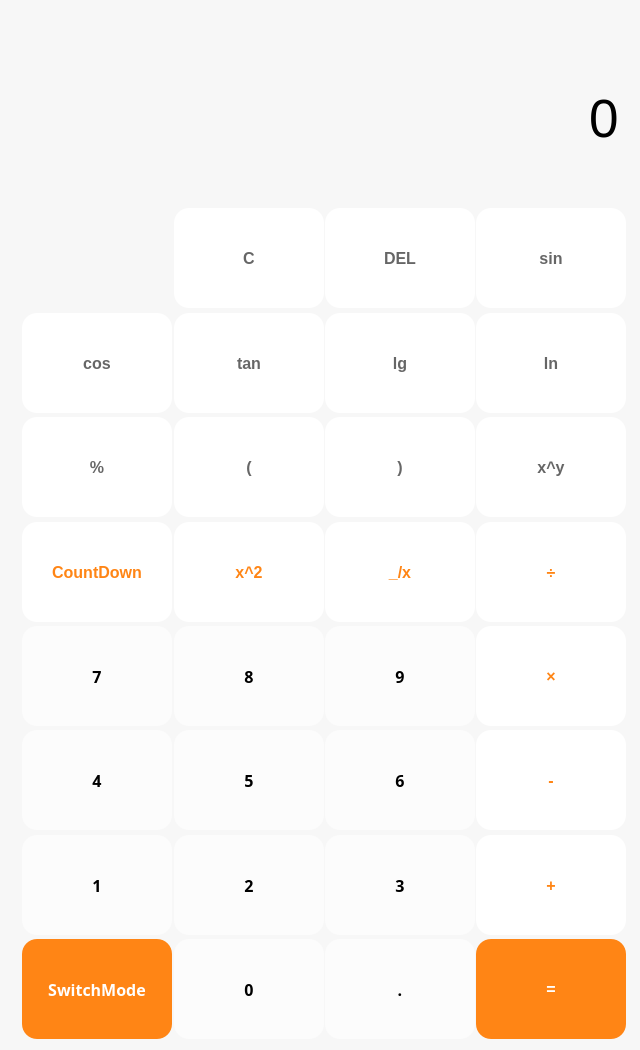
<?xml version="1.0" encoding="UTF-8"?>
<ui version="4.0">
 <class>CalculatorClass</class>
 <widget class="QWidget" name="CalculatorClass">
  <property name="geometry">
   <rect>
    <x>0</x>
    <y>0</y>
    <width>640</width>
    <height>1050</height>
   </rect>
  </property>
  <property name="minimumSize">
   <size>
    <width>640</width>
    <height>1050</height>
   </size>
  </property>
  <property name="maximumSize">
   <size>
    <width>640</width>
    <height>1050</height>
   </size>
  </property>
  <property name="windowTitle">
   <string>Calculator</string>
  </property>
  <property name="styleSheet">
   <string notr="true">*
{
border:none;
background-color:rgb(247,247,247)
}
QPushButton
{
  background-color:rgb(255, 255, 255)
}
QPushButton:hover
{
 border:1px solid rgb(193,193,193,193);
 background-color:rgb(221, 223, 221)
}

QPushButton#btn_num0,#btn_num1,#btn_num2,#btn_num3,#btn_num4,#btn_num5,#btn_num6,#btn_num7,#btn_num8,#btn_num9,#btn_numDot,#btn_signAdd_Minus
{
 font:bold 12pt '微软雅黑';
 background-color:rgb(252, 252, 252)
}
QPushButton#btn_num0:hover,#btn_num1:hover,#btn_num2:hover,#btn_num3:hover,#btn_num4:hover,#btn_num5:hover,#btn_num6:hover,#btn_num7:hover,#btn_num8:hover,#btn_num9:hover,#btn_numDot:hover,#btn_signAdd_Minus:hover
{
 border:1px solid rgb(193,193,193,193);
 background-color:rgb(221, 223, 221)
}

</string>
  </property>
  <widget class="QWidget" name="layoutWidget">
   <property name="geometry">
    <rect>
     <x>11</x>
     <y>197</y>
     <width>621</width>
     <height>851</height>
    </rect>
   </property>
   <property name="font">
    <font>
     <family>Microsoft YaHei UI</family>
     <pointsize>12</pointsize>
     <weight>75</weight>
     <bold>true</bold>
    </font>
   </property>
   <property name="styleSheet">
    <string notr="true">border-radius:15px</string>
   </property>
   <layout class="QGridLayout" name="gridLayout">
    <item row="0" column="1">
     <widget class="QPushButton" name="btn_signCE_3">
      <property name="minimumSize">
       <size>
        <width>150</width>
        <height>100</height>
       </size>
      </property>
      <property name="maximumSize">
       <size>
        <width>150</width>
        <height>100</height>
       </size>
      </property>
      <property name="font">
       <font>
        <family>Microsoft YaHei UI</family>
        <pointsize>12</pointsize>
        <weight>75</weight>
        <bold>true</bold>
       </font>
      </property>
      <property name="styleSheet">
       <string notr="true">border-radius:15px;color:rgb(102,102,102)</string>
      </property>
      <property name="text">
       <string>C</string>
      </property>
     </widget>
    </item>
    <item row="0" column="2">
     <widget class="QPushButton" name="btn_signC_3">
      <property name="minimumSize">
       <size>
        <width>150</width>
        <height>100</height>
       </size>
      </property>
      <property name="maximumSize">
       <size>
        <width>150</width>
        <height>100</height>
       </size>
      </property>
      <property name="font">
       <font>
        <family>Microsoft YaHei UI</family>
        <pointsize>12</pointsize>
        <weight>75</weight>
        <bold>true</bold>
       </font>
      </property>
      <property name="styleSheet">
       <string notr="true">border-radius:15px;color:rgb(102,102,102)</string>
      </property>
      <property name="text">
       <string>DEL</string>
      </property>
     </widget>
    </item>
    <item row="0" column="3">
     <widget class="QPushButton" name="btn_signDel_3">
      <property name="minimumSize">
       <size>
        <width>150</width>
        <height>100</height>
       </size>
      </property>
      <property name="maximumSize">
       <size>
        <width>150</width>
        <height>100</height>
       </size>
      </property>
      <property name="font">
       <font>
        <family>Microsoft YaHei UI</family>
        <pointsize>12</pointsize>
        <weight>75</weight>
        <bold>true</bold>
       </font>
      </property>
      <property name="styleSheet">
       <string notr="true">border-radius:15px;color:rgb(102,102,102)</string>
      </property>
      <property name="text">
       <string>sin</string>
      </property>
     </widget>
    </item>
    <item row="1" column="0">
     <widget class="QPushButton" name="btn_signPercent_2">
      <property name="minimumSize">
       <size>
        <width>150</width>
        <height>100</height>
       </size>
      </property>
      <property name="maximumSize">
       <size>
        <width>150</width>
        <height>100</height>
       </size>
      </property>
      <property name="font">
       <font>
        <family>Microsoft YaHei UI</family>
        <pointsize>12</pointsize>
        <weight>75</weight>
        <bold>true</bold>
       </font>
      </property>
      <property name="styleSheet">
       <string notr="true">border-radius:15px;color:rgb(102,102,102)</string>
      </property>
      <property name="text">
       <string>cos</string>
      </property>
     </widget>
    </item>
    <item row="1" column="1">
     <widget class="QPushButton" name="btn_signCE_2">
      <property name="minimumSize">
       <size>
        <width>150</width>
        <height>100</height>
       </size>
      </property>
      <property name="maximumSize">
       <size>
        <width>150</width>
        <height>100</height>
       </size>
      </property>
      <property name="font">
       <font>
        <family>Microsoft YaHei UI</family>
        <pointsize>12</pointsize>
        <weight>75</weight>
        <bold>true</bold>
       </font>
      </property>
      <property name="styleSheet">
       <string notr="true">border-radius:15px;color:rgb(102,102,102)</string>
      </property>
      <property name="text">
       <string>tan</string>
      </property>
     </widget>
    </item>
    <item row="1" column="2">
     <widget class="QPushButton" name="btn_signC_2">
      <property name="minimumSize">
       <size>
        <width>150</width>
        <height>100</height>
       </size>
      </property>
      <property name="maximumSize">
       <size>
        <width>150</width>
        <height>100</height>
       </size>
      </property>
      <property name="font">
       <font>
        <family>Microsoft YaHei UI</family>
        <pointsize>12</pointsize>
        <weight>75</weight>
        <bold>true</bold>
       </font>
      </property>
      <property name="styleSheet">
       <string notr="true">border-radius:15px;color:rgb(102,102,102)</string>
      </property>
      <property name="text">
       <string>lg</string>
      </property>
     </widget>
    </item>
    <item row="1" column="3">
     <widget class="QPushButton" name="btn_signDel_2">
      <property name="minimumSize">
       <size>
        <width>150</width>
        <height>100</height>
       </size>
      </property>
      <property name="maximumSize">
       <size>
        <width>150</width>
        <height>100</height>
       </size>
      </property>
      <property name="font">
       <font>
        <family>Microsoft YaHei UI</family>
        <pointsize>12</pointsize>
        <weight>75</weight>
        <bold>true</bold>
       </font>
      </property>
      <property name="styleSheet">
       <string notr="true">border-radius:15px;color:rgb(102,102,102)</string>
      </property>
      <property name="text">
       <string>ln</string>
      </property>
     </widget>
    </item>
    <item row="2" column="0">
     <widget class="QPushButton" name="btn_signPercent">
      <property name="minimumSize">
       <size>
        <width>150</width>
        <height>100</height>
       </size>
      </property>
      <property name="maximumSize">
       <size>
        <width>150</width>
        <height>100</height>
       </size>
      </property>
      <property name="font">
       <font>
        <family>Microsoft YaHei UI</family>
        <pointsize>12</pointsize>
        <weight>75</weight>
        <bold>true</bold>
       </font>
      </property>
      <property name="styleSheet">
       <string notr="true">border-radius:15px;color:rgb(102,102,102)</string>
      </property>
      <property name="text">
       <string>%</string>
      </property>
     </widget>
    </item>
    <item row="2" column="1">
     <widget class="QPushButton" name="btn_signCE">
      <property name="minimumSize">
       <size>
        <width>150</width>
        <height>100</height>
       </size>
      </property>
      <property name="maximumSize">
       <size>
        <width>150</width>
        <height>100</height>
       </size>
      </property>
      <property name="font">
       <font>
        <family>Microsoft YaHei UI</family>
        <pointsize>12</pointsize>
        <weight>75</weight>
        <bold>true</bold>
       </font>
      </property>
      <property name="styleSheet">
       <string notr="true">border-radius:15px;color:rgb(102,102,102)</string>
      </property>
      <property name="text">
       <string>(</string>
      </property>
     </widget>
    </item>
    <item row="2" column="2">
     <widget class="QPushButton" name="btn_signC">
      <property name="minimumSize">
       <size>
        <width>150</width>
        <height>100</height>
       </size>
      </property>
      <property name="maximumSize">
       <size>
        <width>150</width>
        <height>100</height>
       </size>
      </property>
      <property name="font">
       <font>
        <family>Microsoft YaHei UI</family>
        <pointsize>12</pointsize>
        <weight>75</weight>
        <bold>true</bold>
       </font>
      </property>
      <property name="styleSheet">
       <string notr="true">border-radius:15px;color:rgb(102,102,102)</string>
      </property>
      <property name="text">
       <string>)</string>
      </property>
     </widget>
    </item>
    <item row="2" column="3">
     <widget class="QPushButton" name="btn_signDel">
      <property name="minimumSize">
       <size>
        <width>150</width>
        <height>100</height>
       </size>
      </property>
      <property name="maximumSize">
       <size>
        <width>150</width>
        <height>100</height>
       </size>
      </property>
      <property name="font">
       <font>
        <family>Microsoft YaHei UI</family>
        <pointsize>12</pointsize>
        <weight>75</weight>
        <bold>true</bold>
       </font>
      </property>
      <property name="styleSheet">
       <string notr="true">border-radius:15px;color:rgb(102,102,102)</string>
      </property>
      <property name="text">
       <string>x^y</string>
      </property>
     </widget>
    </item>
    <item row="3" column="0">
     <widget class="QPushButton" name="btn_signReciprocal">
      <property name="minimumSize">
       <size>
        <width>150</width>
        <height>100</height>
       </size>
      </property>
      <property name="maximumSize">
       <size>
        <width>150</width>
        <height>100</height>
       </size>
      </property>
      <property name="font">
       <font>
        <family>Microsoft YaHei UI</family>
        <pointsize>12</pointsize>
        <weight>75</weight>
        <bold>true</bold>
       </font>
      </property>
      <property name="styleSheet">
       <string notr="true">border-radius:15px ;color:rgb(255,133,21) </string>
      </property>
      <property name="text">
       <string>CountDown</string>
      </property>
     </widget>
    </item>
    <item row="3" column="1">
     <widget class="QPushButton" name="btn_signSquare">
      <property name="minimumSize">
       <size>
        <width>150</width>
        <height>100</height>
       </size>
      </property>
      <property name="maximumSize">
       <size>
        <width>150</width>
        <height>100</height>
       </size>
      </property>
      <property name="font">
       <font>
        <family>Microsoft YaHei UI</family>
        <pointsize>12</pointsize>
        <weight>75</weight>
        <bold>true</bold>
       </font>
      </property>
      <property name="styleSheet">
       <string notr="true">border-radius:15px ;color:rgb(255,133,21) </string>
      </property>
      <property name="text">
       <string>x^2</string>
      </property>
     </widget>
    </item>
    <item row="3" column="2">
     <widget class="QPushButton" name="btn_signSquareRoot">
      <property name="minimumSize">
       <size>
        <width>150</width>
        <height>100</height>
       </size>
      </property>
      <property name="maximumSize">
       <size>
        <width>150</width>
        <height>100</height>
       </size>
      </property>
      <property name="font">
       <font>
        <family>Microsoft YaHei UI</family>
        <pointsize>12</pointsize>
        <weight>75</weight>
        <bold>true</bold>
       </font>
      </property>
      <property name="styleSheet">
       <string notr="true">border-radius:15px ;color:rgb(255,133,21) </string>
      </property>
      <property name="text">
       <string>_/x</string>
      </property>
     </widget>
    </item>
    <item row="3" column="3">
     <widget class="QPushButton" name="btn_signDiv">
      <property name="minimumSize">
       <size>
        <width>150</width>
        <height>100</height>
       </size>
      </property>
      <property name="maximumSize">
       <size>
        <width>150</width>
        <height>100</height>
       </size>
      </property>
      <property name="font">
       <font>
        <family>Microsoft YaHei UI</family>
        <pointsize>12</pointsize>
        <weight>75</weight>
        <bold>true</bold>
       </font>
      </property>
      <property name="styleSheet">
       <string notr="true">border-radius:15px ;color:rgb(255,133,21) </string>
      </property>
      <property name="text">
       <string>÷</string>
      </property>
     </widget>
    </item>
    <item row="4" column="0">
     <widget class="QPushButton" name="btn_num7">
      <property name="minimumSize">
       <size>
        <width>150</width>
        <height>100</height>
       </size>
      </property>
      <property name="maximumSize">
       <size>
        <width>150</width>
        <height>100</height>
       </size>
      </property>
      <property name="font">
       <font>
        <family>微软雅黑</family>
        <pointsize>12</pointsize>
        <weight>75</weight>
        <italic>false</italic>
        <bold>true</bold>
       </font>
      </property>
      <property name="styleSheet">
       <string notr="true">border-radius:15px</string>
      </property>
      <property name="text">
       <string>7</string>
      </property>
     </widget>
    </item>
    <item row="4" column="1">
     <widget class="QPushButton" name="btn_num8">
      <property name="minimumSize">
       <size>
        <width>150</width>
        <height>100</height>
       </size>
      </property>
      <property name="maximumSize">
       <size>
        <width>150</width>
        <height>100</height>
       </size>
      </property>
      <property name="font">
       <font>
        <family>微软雅黑</family>
        <pointsize>12</pointsize>
        <weight>75</weight>
        <italic>false</italic>
        <bold>true</bold>
       </font>
      </property>
      <property name="styleSheet">
       <string notr="true">border-radius:15px</string>
      </property>
      <property name="text">
       <string>8</string>
      </property>
     </widget>
    </item>
    <item row="4" column="2">
     <widget class="QPushButton" name="btn_num9">
      <property name="minimumSize">
       <size>
        <width>150</width>
        <height>100</height>
       </size>
      </property>
      <property name="maximumSize">
       <size>
        <width>150</width>
        <height>100</height>
       </size>
      </property>
      <property name="font">
       <font>
        <family>微软雅黑</family>
        <pointsize>12</pointsize>
        <weight>75</weight>
        <italic>false</italic>
        <bold>true</bold>
       </font>
      </property>
      <property name="styleSheet">
       <string notr="true">border-radius:15px</string>
      </property>
      <property name="text">
       <string>9</string>
      </property>
     </widget>
    </item>
    <item row="4" column="3">
     <widget class="QPushButton" name="btn_signMult">
      <property name="minimumSize">
       <size>
        <width>150</width>
        <height>100</height>
       </size>
      </property>
      <property name="maximumSize">
       <size>
        <width>150</width>
        <height>100</height>
       </size>
      </property>
      <property name="font">
       <font>
        <family>Microsoft YaHei UI</family>
        <pointsize>12</pointsize>
        <weight>75</weight>
        <bold>true</bold>
       </font>
      </property>
      <property name="styleSheet">
       <string notr="true">border-radius:15px ;color:rgb(255,133,21) </string>
      </property>
      <property name="text">
       <string>×</string>
      </property>
     </widget>
    </item>
    <item row="5" column="0">
     <widget class="QPushButton" name="btn_num4">
      <property name="minimumSize">
       <size>
        <width>150</width>
        <height>100</height>
       </size>
      </property>
      <property name="maximumSize">
       <size>
        <width>150</width>
        <height>100</height>
       </size>
      </property>
      <property name="font">
       <font>
        <family>微软雅黑</family>
        <pointsize>12</pointsize>
        <weight>75</weight>
        <italic>false</italic>
        <bold>true</bold>
       </font>
      </property>
      <property name="styleSheet">
       <string notr="true">border-radius:15px</string>
      </property>
      <property name="text">
       <string>4</string>
      </property>
     </widget>
    </item>
    <item row="5" column="1">
     <widget class="QPushButton" name="btn_num5">
      <property name="minimumSize">
       <size>
        <width>150</width>
        <height>100</height>
       </size>
      </property>
      <property name="maximumSize">
       <size>
        <width>150</width>
        <height>100</height>
       </size>
      </property>
      <property name="font">
       <font>
        <family>微软雅黑</family>
        <pointsize>12</pointsize>
        <weight>75</weight>
        <italic>false</italic>
        <bold>true</bold>
       </font>
      </property>
      <property name="styleSheet">
       <string notr="true">border-radius:15px</string>
      </property>
      <property name="text">
       <string>5</string>
      </property>
     </widget>
    </item>
    <item row="5" column="2">
     <widget class="QPushButton" name="btn_num6">
      <property name="minimumSize">
       <size>
        <width>150</width>
        <height>100</height>
       </size>
      </property>
      <property name="maximumSize">
       <size>
        <width>150</width>
        <height>100</height>
       </size>
      </property>
      <property name="font">
       <font>
        <family>微软雅黑</family>
        <pointsize>12</pointsize>
        <weight>75</weight>
        <italic>false</italic>
        <bold>true</bold>
       </font>
      </property>
      <property name="styleSheet">
       <string notr="true">border-radius:15px</string>
      </property>
      <property name="text">
       <string>6</string>
      </property>
     </widget>
    </item>
    <item row="5" column="3">
     <widget class="QPushButton" name="btn_signMinus">
      <property name="minimumSize">
       <size>
        <width>150</width>
        <height>100</height>
       </size>
      </property>
      <property name="maximumSize">
       <size>
        <width>150</width>
        <height>100</height>
       </size>
      </property>
      <property name="font">
       <font>
        <family>Microsoft YaHei UI</family>
        <pointsize>12</pointsize>
        <weight>75</weight>
        <bold>true</bold>
       </font>
      </property>
      <property name="styleSheet">
       <string notr="true">border-radius:15px ;color:rgb(255,133,21) </string>
      </property>
      <property name="text">
       <string>-</string>
      </property>
     </widget>
    </item>
    <item row="6" column="0">
     <widget class="QPushButton" name="btn_num1">
      <property name="minimumSize">
       <size>
        <width>150</width>
        <height>100</height>
       </size>
      </property>
      <property name="maximumSize">
       <size>
        <width>150</width>
        <height>100</height>
       </size>
      </property>
      <property name="font">
       <font>
        <family>微软雅黑</family>
        <pointsize>12</pointsize>
        <weight>75</weight>
        <italic>false</italic>
        <bold>true</bold>
       </font>
      </property>
      <property name="styleSheet">
       <string notr="true">border-radius:15px</string>
      </property>
      <property name="text">
       <string>1</string>
      </property>
     </widget>
    </item>
    <item row="6" column="1">
     <widget class="QPushButton" name="btn_num2">
      <property name="minimumSize">
       <size>
        <width>150</width>
        <height>100</height>
       </size>
      </property>
      <property name="maximumSize">
       <size>
        <width>150</width>
        <height>100</height>
       </size>
      </property>
      <property name="font">
       <font>
        <family>微软雅黑</family>
        <pointsize>12</pointsize>
        <weight>75</weight>
        <italic>false</italic>
        <bold>true</bold>
       </font>
      </property>
      <property name="styleSheet">
       <string notr="true">border-radius:15px</string>
      </property>
      <property name="text">
       <string>2</string>
      </property>
     </widget>
    </item>
    <item row="6" column="2">
     <widget class="QPushButton" name="btn_num3">
      <property name="minimumSize">
       <size>
        <width>150</width>
        <height>100</height>
       </size>
      </property>
      <property name="maximumSize">
       <size>
        <width>150</width>
        <height>100</height>
       </size>
      </property>
      <property name="font">
       <font>
        <family>微软雅黑</family>
        <pointsize>12</pointsize>
        <weight>75</weight>
        <italic>false</italic>
        <bold>true</bold>
       </font>
      </property>
      <property name="styleSheet">
       <string notr="true">border-radius:15px</string>
      </property>
      <property name="text">
       <string>3</string>
      </property>
     </widget>
    </item>
    <item row="6" column="3">
     <widget class="QPushButton" name="btn_signAdd">
      <property name="minimumSize">
       <size>
        <width>150</width>
        <height>100</height>
       </size>
      </property>
      <property name="maximumSize">
       <size>
        <width>150</width>
        <height>100</height>
       </size>
      </property>
      <property name="font">
       <font>
        <family>Microsoft YaHei UI</family>
        <pointsize>12</pointsize>
        <weight>75</weight>
        <bold>true</bold>
       </font>
      </property>
      <property name="styleSheet">
       <string notr="true">border-radius:15px ;color:rgb(255,133,21) </string>
      </property>
      <property name="text">
       <string>+</string>
      </property>
     </widget>
    </item>
    <item row="7" column="0">
     <widget class="QPushButton" name="btn_signAdd_Minus">
      <property name="minimumSize">
       <size>
        <width>150</width>
        <height>100</height>
       </size>
      </property>
      <property name="maximumSize">
       <size>
        <width>150</width>
        <height>100</height>
       </size>
      </property>
      <property name="font">
       <font>
        <family>微软雅黑</family>
        <pointsize>12</pointsize>
        <weight>75</weight>
        <italic>false</italic>
        <bold>true</bold>
       </font>
      </property>
      <property name="styleSheet">
       <string notr="true">border-radius:15px;background-color:rgb(255,133,21);color:rgb(255,255,255)</string>
      </property>
      <property name="text">
       <string>SwitchMode</string>
      </property>
     </widget>
    </item>
    <item row="7" column="1">
     <widget class="QPushButton" name="btn_num0">
      <property name="minimumSize">
       <size>
        <width>150</width>
        <height>100</height>
       </size>
      </property>
      <property name="maximumSize">
       <size>
        <width>150</width>
        <height>100</height>
       </size>
      </property>
      <property name="font">
       <font>
        <family>微软雅黑</family>
        <pointsize>12</pointsize>
        <weight>75</weight>
        <italic>false</italic>
        <bold>true</bold>
       </font>
      </property>
      <property name="styleSheet">
       <string notr="true">border-radius:15px</string>
      </property>
      <property name="text">
       <string>0</string>
      </property>
     </widget>
    </item>
    <item row="7" column="2">
     <widget class="QPushButton" name="btn_numDot">
      <property name="minimumSize">
       <size>
        <width>150</width>
        <height>100</height>
       </size>
      </property>
      <property name="maximumSize">
       <size>
        <width>150</width>
        <height>100</height>
       </size>
      </property>
      <property name="font">
       <font>
        <family>微软雅黑</family>
        <pointsize>12</pointsize>
        <weight>75</weight>
        <italic>false</italic>
        <bold>true</bold>
       </font>
      </property>
      <property name="styleSheet">
       <string notr="true">border-radius:15px</string>
      </property>
      <property name="text">
       <string>.</string>
      </property>
     </widget>
    </item>
    <item row="7" column="3">
     <widget class="QPushButton" name="btn_signEqual">
      <property name="minimumSize">
       <size>
        <width>150</width>
        <height>100</height>
       </size>
      </property>
      <property name="maximumSize">
       <size>
        <width>150</width>
        <height>100</height>
       </size>
      </property>
      <property name="font">
       <font>
        <family>Microsoft YaHei UI</family>
        <pointsize>12</pointsize>
        <weight>75</weight>
        <bold>true</bold>
       </font>
      </property>
      <property name="styleSheet">
       <string notr="true">border-radius:15px;background-color:rgb(255,133,21);color:rgb(255,255,255)</string>
      </property>
      <property name="text">
       <string>=</string>
      </property>
     </widget>
    </item>
   </layout>
  </widget>
  <widget class="QWidget" name="layoutWidget">
   <property name="geometry">
    <rect>
     <x>12</x>
     <y>2</y>
     <width>621</width>
     <height>181</height>
    </rect>
   </property>
   <layout class="QGridLayout" name="gridLayout_2">
    <item row="0" column="0">
     <widget class="QLineEdit" name="explineEdit">
      <property name="font">
       <font>
        <family>Microsoft YaHei UI</family>
        <pointsize>18</pointsize>
        <weight>50</weight>
        <bold>false</bold>
       </font>
      </property>
      <property name="text">
       <string/>
      </property>
      <property name="alignment">
       <set>Qt::AlignRight|Qt::AlignTrailing|Qt::AlignVCenter</set>
      </property>
      <property name="readOnly">
       <bool>true</bool>
      </property>
     </widget>
    </item>
    <item row="1" column="0">
     <widget class="QLineEdit" name="lineEdit">
      <property name="minimumSize">
       <size>
        <width>0</width>
        <height>140</height>
       </size>
      </property>
      <property name="maximumSize">
       <size>
        <width>16777215</width>
        <height>140</height>
       </size>
      </property>
      <property name="font">
       <font>
        <family>Microsoft YaHei UI</family>
        <pointsize>40</pointsize>
        <weight>50</weight>
        <bold>false</bold>
       </font>
      </property>
      <property name="text">
       <string>0</string>
      </property>
      <property name="alignment">
       <set>Qt::AlignRight|Qt::AlignTrailing|Qt::AlignVCenter</set>
      </property>
      <property name="readOnly">
       <bool>true</bool>
      </property>
     </widget>
    </item>
   </layout>
  </widget>
 </widget>
 <layoutdefault spacing="6" margin="11"/>
 <resources>
  <include location="Calculator.qrc"/>
 </resources>
 <connections/>
</ui>
